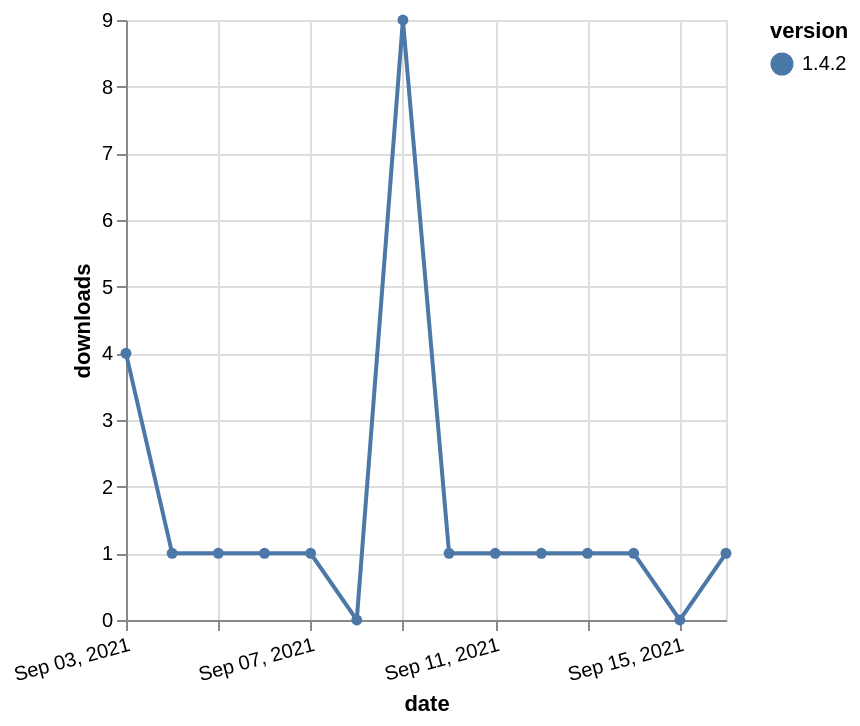

Describe this chart as a Vega-Lite specification.
### Vega-Lite specification from a JSON file in a GitHub repository (floating-point values rounded to 4 significant figures)
{"$schema": "https://vega.github.io/schema/vega-lite/v5.json", "description": "A simple bar chart with embedded data.", "data": {"values": [{"date": "2021-09-03", "total": 516, "delta": 4, "version": "1.4.2"}, {"date": "2021-09-04", "total": 517, "delta": 1, "version": "1.4.2"}, {"date": "2021-09-05", "total": 518, "delta": 1, "version": "1.4.2"}, {"date": "2021-09-06", "total": 519, "delta": 1, "version": "1.4.2"}, {"date": "2021-09-07", "total": 520, "delta": 1, "version": "1.4.2"}, {"date": "2021-09-08", "total": 520, "delta": 0, "version": "1.4.2"}, {"date": "2021-09-09", "total": 529, "delta": 9, "version": "1.4.2"}, {"date": "2021-09-10", "total": 530, "delta": 1, "version": "1.4.2"}, {"date": "2021-09-11", "total": 531, "delta": 1, "version": "1.4.2"}, {"date": "2021-09-12", "total": 532, "delta": 1, "version": "1.4.2"}, {"date": "2021-09-13", "total": 533, "delta": 1, "version": "1.4.2"}, {"date": "2021-09-14", "total": 534, "delta": 1, "version": "1.4.2"}, {"date": "2021-09-15", "total": 534, "delta": 0, "version": "1.4.2"}, {"date": "2021-09-16", "total": 535, "delta": 1, "version": "1.4.2"}]}, "width": "container", "mark": {"type": "line", "point": {"filled": true}}, "encoding": {"x": {"field": "date", "type": "temporal", "timeUnit": "yearmonthdate", "title": "date", "axis": {"labelAngle": -15}}, "y": {"field": "delta", "type": "quantitative", "title": "downloads"}, "color": {"field": "version", "type": "nominal"}, "tooltip": {"field": "delta"}}}
